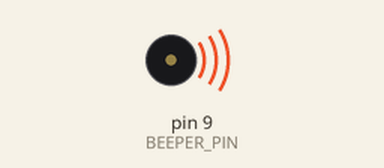
This sketch was run on a simulated Arduino Uno, built with avr-gcc and run on an emulated ATmega328P. On the bench: buzzer (waves = sounding).

Above: at 0.1 s.
At 8.1 s:
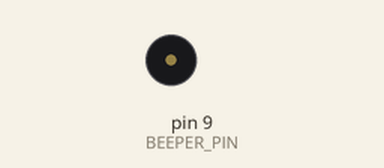
Timing chart, 0 to 9.6 s (numbered marks = the images above):
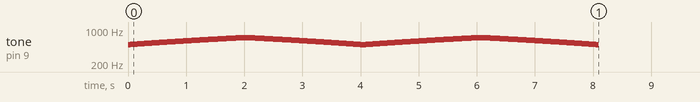

The sketch:

AlarmaDeIncendiu.ino
```cpp
#define BEEPER_PIN 9

#define MIN_TONE 500
#define MAX_TONE 700
#define STEP 1

void setup() {
  // put your setup code here, to run once:
  int k = MIN_TONE;
  int DIR = 1;
  pinMode(BEEPER_PIN, OUTPUT);
  for (int n = 0; n < 2; /* nothing */)
  {
      tone(BEEPER_PIN, k);
      delay(10);
      k = k + (STEP * DIR);
      if (k > MAX_TONE)
        DIR = -1;
      else if (k < MIN_TONE)
      {
        DIR = 1;
        n++;
      }
  }
  noTone(BEEPER_PIN);
}

void loop() {
  // put your main code here, to run repeatedly:
}
```
